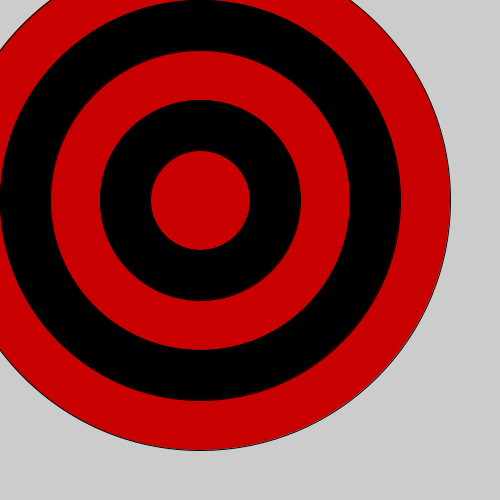
Frame 1 (no input)
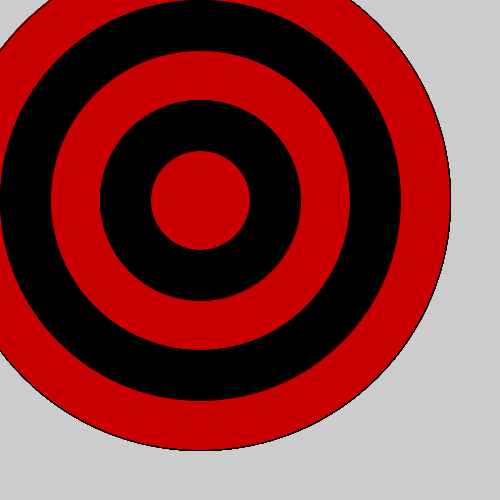
Frame 60 (the mouse pressed at the canvas centre just before this capture)
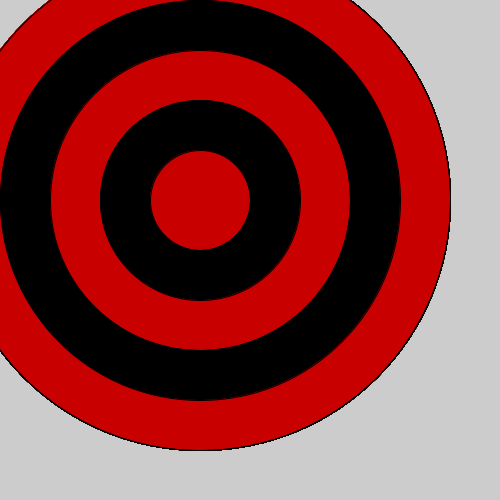
Frame 120 (the mouse held since frame 60 and released just before this capture)

The Processing sketch that drew these frames (run headless with seeded random() and noise(); from frame 60 on, the mouse is pressed at the canvas centre):

// Processing sketch: bullseye
// ── bullseye.pde

void setup() {
 
  // set the size of your sketch
  size(500,500);
}

void draw() {
  
  //Starting with the largest ellipse, use a for loop to draw a bullseye with ellipses.
 fill(200,0,0);
 ellipse(200,200,500,500); 
  fill(0,0,0);
 ellipse(200,200,400,400);
  fill(200,0,0);
 ellipse(200,200,300,300); 
  fill(0,0,0);
 ellipse(200,200,200,200);
  fill(200,0,0);
 ellipse(200,200,100,100); 
  //Use an if statement and remainder to alternate the color of your rings.
  
  
}
